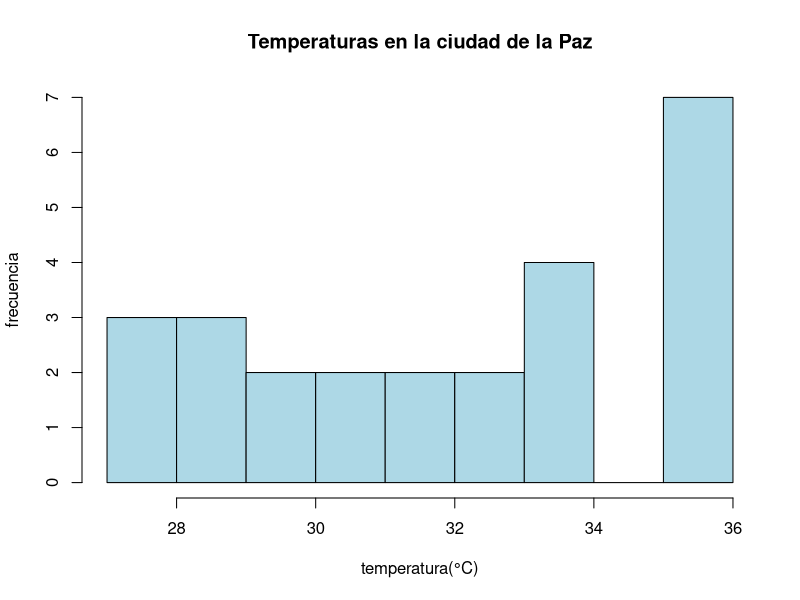

Source code (R):
# Histogramas
temperatura <- runif (25, min= 27, max= 36) # runif genera 1000 numeros aleatorios entre 27 y 36

hist(temperatura,
     main = "Temperaturas en la ciudad de la Paz",
     xlab = "temperatura(°C)",
     ylab = "frecuencia", 
     col = "lightblue", 
     border = "black",
    breaks = 9,
     xlim = c(27,36))

runif (1, min = 0, max = 1) # runif se usa para generar numeros aleatirios 
runif (2, min = 0, max = 1) # genero dos nmero s aleatorios entre 0 y 1
